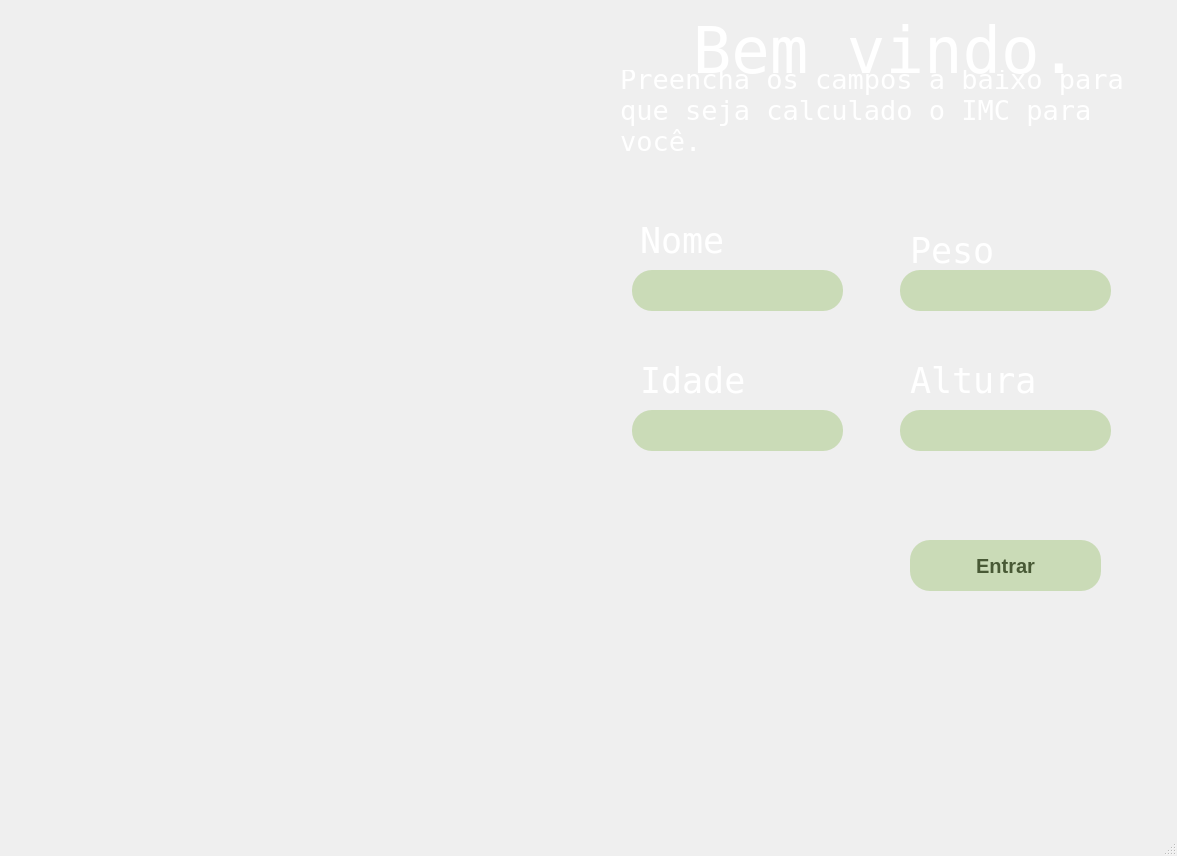
<?xml version="1.0" encoding="UTF-8"?>
<ui version="4.0">
 <class>MainWindow</class>
 <widget class="QMainWindow" name="MainWindow">
  <property name="geometry">
   <rect>
    <x>0</x>
    <y>0</y>
    <width>1177</width>
    <height>856</height>
   </rect>
  </property>
  <property name="windowTitle">
   <string>MainWindow</string>
  </property>
  <widget class="QWidget" name="centralwidget">
   <widget class="QLabel" name="label">
    <property name="geometry">
     <rect>
      <x>10</x>
      <y>0</y>
      <width>1151</width>
      <height>671</height>
     </rect>
    </property>
    <property name="text">
     <string/>
    </property>
    <property name="pixmap">
     <pixmap>../../Pictures/Group 15.png</pixmap>
    </property>
    <property name="scaledContents">
     <bool>true</bool>
    </property>
   </widget>
   <widget class="QLabel" name="label_cadastro">
    <property name="geometry">
     <rect>
      <x>620</x>
      <y>10</y>
      <width>531</width>
      <height>81</height>
     </rect>
    </property>
    <property name="font">
     <font>
      <family>NSimSun</family>
      <pointsize>48</pointsize>
      <weight>50</weight>
      <bold>false</bold>
     </font>
    </property>
    <property name="styleSheet">
     <string notr="true">color:rgb(255, 255, 255)</string>
    </property>
    <property name="text">
     <string>Bem vindo.</string>
    </property>
    <property name="alignment">
     <set>Qt::AlignCenter</set>
    </property>
   </widget>
   <widget class="QLineEdit" name="lineEdit_nome">
    <property name="geometry">
     <rect>
      <x>632</x>
      <y>270</y>
      <width>211</width>
      <height>41</height>
     </rect>
    </property>
    <property name="font">
     <font>
      <pointsize>14</pointsize>
     </font>
    </property>
    <property name="styleSheet">
     <string notr="true">QLineEdit{
	background-color: #cadbb7;
	border-radius:20px;

}</string>
    </property>
    <property name="text">
     <string/>
    </property>
   </widget>
   <widget class="QLineEdit" name="lineEdit_peso">
    <property name="geometry">
     <rect>
      <x>900</x>
      <y>270</y>
      <width>211</width>
      <height>41</height>
     </rect>
    </property>
    <property name="font">
     <font>
      <pointsize>14</pointsize>
     </font>
    </property>
    <property name="styleSheet">
     <string notr="true">QLineEdit{
	background-color: #cadbb7;
	border-radius:20px;

}</string>
    </property>
   </widget>
   <widget class="QLabel" name="label_cadastro_">
    <property name="geometry">
     <rect>
      <x>640</x>
      <y>220</y>
      <width>181</width>
      <height>41</height>
     </rect>
    </property>
    <property name="font">
     <font>
      <family>NSimSun</family>
      <pointsize>26</pointsize>
      <weight>50</weight>
      <bold>false</bold>
     </font>
    </property>
    <property name="styleSheet">
     <string notr="true">color:rgb(255, 255, 255)</string>
    </property>
    <property name="text">
     <string>Nome</string>
    </property>
    <property name="alignment">
     <set>Qt::AlignLeading|Qt::AlignLeft|Qt::AlignVCenter</set>
    </property>
   </widget>
   <widget class="QLabel" name="label_peso">
    <property name="geometry">
     <rect>
      <x>910</x>
      <y>230</y>
      <width>181</width>
      <height>41</height>
     </rect>
    </property>
    <property name="font">
     <font>
      <family>NSimSun</family>
      <pointsize>26</pointsize>
      <weight>50</weight>
      <bold>false</bold>
     </font>
    </property>
    <property name="styleSheet">
     <string notr="true">color:rgb(255, 255, 255)</string>
    </property>
    <property name="text">
     <string>Peso</string>
    </property>
    <property name="alignment">
     <set>Qt::AlignLeading|Qt::AlignLeft|Qt::AlignVCenter</set>
    </property>
   </widget>
   <widget class="QLabel" name="label_cadastro_2">
    <property name="geometry">
     <rect>
      <x>640</x>
      <y>360</y>
      <width>181</width>
      <height>41</height>
     </rect>
    </property>
    <property name="font">
     <font>
      <family>NSimSun</family>
      <pointsize>26</pointsize>
      <weight>50</weight>
      <bold>false</bold>
     </font>
    </property>
    <property name="styleSheet">
     <string notr="true">color:rgb(255, 255, 255)</string>
    </property>
    <property name="text">
     <string>Idade</string>
    </property>
    <property name="alignment">
     <set>Qt::AlignLeading|Qt::AlignLeft|Qt::AlignVCenter</set>
    </property>
   </widget>
   <widget class="QLineEdit" name="lineEdit_idade">
    <property name="geometry">
     <rect>
      <x>632</x>
      <y>410</y>
      <width>211</width>
      <height>41</height>
     </rect>
    </property>
    <property name="font">
     <font>
      <pointsize>14</pointsize>
     </font>
    </property>
    <property name="styleSheet">
     <string notr="true">QLineEdit{
	background-color: #cadbb7;
	border-radius:20px;

}</string>
    </property>
   </widget>
   <widget class="QLabel" name="label_cadastro_3">
    <property name="geometry">
     <rect>
      <x>910</x>
      <y>360</y>
      <width>181</width>
      <height>41</height>
     </rect>
    </property>
    <property name="font">
     <font>
      <family>NSimSun</family>
      <pointsize>26</pointsize>
      <weight>50</weight>
      <bold>false</bold>
     </font>
    </property>
    <property name="styleSheet">
     <string notr="true">color:rgb(255, 255, 255)</string>
    </property>
    <property name="text">
     <string>Altura</string>
    </property>
    <property name="alignment">
     <set>Qt::AlignLeading|Qt::AlignLeft|Qt::AlignVCenter</set>
    </property>
   </widget>
   <widget class="QLineEdit" name="lineEdit_altura">
    <property name="geometry">
     <rect>
      <x>900</x>
      <y>410</y>
      <width>211</width>
      <height>41</height>
     </rect>
    </property>
    <property name="font">
     <font>
      <pointsize>14</pointsize>
     </font>
    </property>
    <property name="styleSheet">
     <string notr="true">QLineEdit{
	background-color: #cadbb7;
	border-radius:20px;

}</string>
    </property>
   </widget>
   <widget class="QPushButton" name="pushButton_entrar">
    <property name="geometry">
     <rect>
      <x>910</x>
      <y>540</y>
      <width>191</width>
      <height>51</height>
     </rect>
    </property>
    <property name="font">
     <font>
      <pointsize>-1</pointsize>
      <weight>75</weight>
      <bold>true</bold>
     </font>
    </property>
    <property name="styleSheet">
     <string notr="true">background-color: #cadbb7;
	border-radius:20px;
color:#485935;
font-size:20px;
font-weight:bold;
</string>
    </property>
    <property name="text">
     <string>Entrar</string>
    </property>
   </widget>
   <widget class="QLabel" name="label_cadastro_4">
    <property name="geometry">
     <rect>
      <x>620</x>
      <y>70</y>
      <width>531</width>
      <height>81</height>
     </rect>
    </property>
    <property name="font">
     <font>
      <family>NSimSun</family>
      <pointsize>20</pointsize>
      <weight>50</weight>
      <bold>false</bold>
     </font>
    </property>
    <property name="styleSheet">
     <string notr="true">color:rgb(255, 255, 255)</string>
    </property>
    <property name="text">
     <string>Preencha os campos a baixo para que seja calculado o IMC para você.</string>
    </property>
    <property name="alignment">
     <set>Qt::AlignLeading|Qt::AlignLeft|Qt::AlignVCenter</set>
    </property>
    <property name="wordWrap">
     <bool>true</bool>
    </property>
   </widget>
   <widget class="QLabel" name="label_2">
    <property name="geometry">
     <rect>
      <x>230</x>
      <y>720</y>
      <width>151</width>
      <height>91</height>
     </rect>
    </property>
    <property name="text">
     <string/>
    </property>
   </widget>
  </widget>
  <widget class="QMenuBar" name="menubar">
   <property name="geometry">
    <rect>
     <x>0</x>
     <y>0</y>
     <width>1177</width>
     <height>21</height>
    </rect>
   </property>
  </widget>
  <widget class="QStatusBar" name="statusbar"/>
 </widget>
 <resources/>
 <connections/>
</ui>
